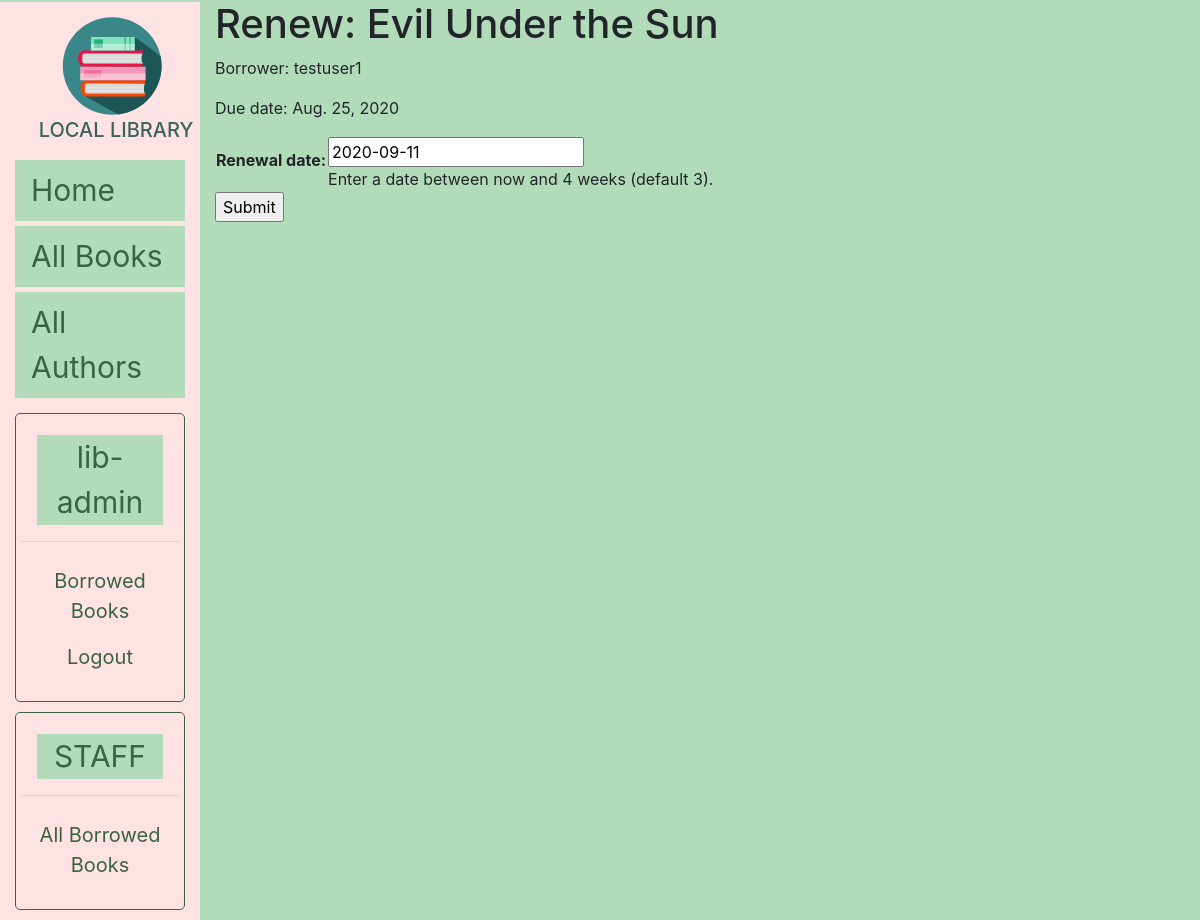
The page /catalog/book/6764326b-8aaf-45d2-ba63-4854a258d80c/renew/ (signed in) on the database its author committed.
### catalog/models.py (models this page shows, shortened)
class BookInstance(models.Model):
    id = models.UUIDField(primary_key=True, default=uuid.uuid4, help_text='Unique ID for this particular book across whole library')
    book = models.ForeignKey('Book', on_delete=models.SET_NULL, null=True)
    imprint = models.CharField(max_length = 200)
    due_back = models.DateField(null=True, blank=True)
    borrower = models.ForeignKey(User, on_delete=models.SET_NULL, null=True, blank=True)
    LOAN_STATUS = (
        ('m', 'Maintenance'),
        ('o', 'On Loan'),
        ('a', 'Available'),
        ('r', 'Reserved'),
    )
    status = models.CharField(
        max_length = 1,
        choices = LOAN_STATUS,
        blank = True,
        default = 'm',
        help_text = 'Book Availability',
    )
    class Meta:
        ordering = ['due_back']
        permissions = (("can_mark_returned", "Set book as returned"),)
    @property
    def is_overdue(self):
        if self.due_back and date.today() > self.due_back:
            return True
        return False

class Book(models.Model):
    title = models.CharField(max_length = 200)
    author = models.ForeignKey('Author', on_delete=models.SET_NULL, null=True)
    summary = models.TextField(max_length = 2000, help_text ='Enter a brief description of the book')
    isbn = models.CharField('ISBN', max_length = 13, help_text = '13 Character ISBN number')
    genre = models.ManyToManyField(Genre, help_text = 'Select a genre for this book. To select multiple genres, press Ctrl and select multiple genres.')
    language = models.ForeignKey(Language, help_text = 'Select a language for this book', on_delete=models.SET_NULL, null=True)
    def display_genre(self):
        """Create a string for the Genre. This is required to display genre in Admin."""
        return ', '.join(genre.name for genre in self.genre.all()[:3])
    display_genre.short_description = 'Genre'

### catalog/views.py (the view)
# urls.py: path('book/<uuid:pk>/renew/', views.renew_book_librarian, name='renew-book-librarian'),
@permission_required('catalog.can_mark_returned')
def renew_book_librarian(request, pk):
    book_instance = get_object_or_404(BookInstance, pk=pk)
    if request.method == 'POST':
        form = RenewBookForm(request.POST)
        if form.is_valid():
            book_instance.due_back = form.cleaned_data['renewal_date']
            book_instance.save()
            return HttpResponseRedirect(reverse('all-borrowed'))
    else:
        proposed_renewal_date = datetime.date.today() + datetime.timedelta(weeks=3)
        form = RenewBookForm(initial={'renewal_date': proposed_renewal_date})
    context = {
        'form': form,
        'book_instance': book_instance,
    }
    return render(request, 'catalog/book_renew_librarian.html', context)

### catalog/forms.py (shortened to what this page needs)
class RenewBookForm(forms.Form):
    renewal_date = forms.DateField(help_text = "Enter a date between now and 4 weeks (default 3).")

### catalog/templates/catalog/book_renew_librarian.html (shortened to what this page needs)
{% extends "base_generic.html" %}
{% block content %}
	<h1>Renew: {{ book_instance.book.title }}</h1>
	<p>Borrower: {{ book_instance.borrower }}</p>
	<p {% if book_instance.is_overdue %} class = "text-danger"{% endif %}>Due date: {{ book_instance.due_back }}</p>
	<form action="" method="post">
		<table>
			{{ form.as_table }}
		</table>
		<input type="submit" value="Submit">
	</form>
{% endblock %}

### catalog/templates/base_generic.html (shortened to what this page needs)
<!DOCTYPE html>
<html lang = "en">
	<head>
		<link rel="stylesheet" href="https://stackpath.bootstrapcdn.com/bootstrap/4.1.3/css/bootstrap.min.css">
		{% block stylesheet %}
		{% load static %}
		<link rel="stylesheet" href="{% static 'css/styles.css' %}">
		{% endblock %}
	</head>
	<body>
		<div class="container-fluid">
			<div class="row">
				<div class="col-sm-2">
					{% block sidebar %}
						<span class="navbar-brand">
							<img src="{% static 'images/books-icon.svg' %}" width="100" height="100" class="d-inline-block align-top" alt="logo">
							<h5 class="logo-name">LOCAL LIBRARY</h5>
						</span>
						<ul class="nav flex-column">
							<li class = "nav-item">
								<a class="nav-link active" href="{% url 'index' %}">Home</a>
							</li>
							<li class = "nav-item">
								<a class="nav-link active" href="{% url 'books' %}">All Books</a>
							</li>
							<li class = "nav-item">
								<a class="nav-link active" href="{% url 'authors' %}">All Authors</a>
							</li>
						</ul>
						<div style="border-style:solid;border-color:#3a6342;border-width:1px;border-radius:5px;padding:5px;margin-bottom:10px;margin-top:10px;">
							{% if user.is_authenticated %}
								<p>
									<div style="text-align:center;color:#3a6342;background-color:rgb(178,219,186);font-size:30px;width:80%;margin-left:10%;">{{ user.get_username }}</div>
									<hr>
									<a class="nav-link active" href="{% url 'my-borrowed' %}" style="font-size:20px;text-align:center;">Borrowed Books</a>
									<a class="nav-link active" href="{% url 'logout' %}?next={{ request.path }}" style="font-size:20px;text-align:center;">Logout</a>
								</p>
							{% else %}
								<a class="nav-link active" href="{% url 'login' %}?next={{request.path}}" style="font-size:20px;">Login/Sign Up</a>
							{% endif %}
						</div>
							{% if user.is_staff %}
							<div style="border-style:solid;border-color:#3a6342;border-width:1px;border-radius:5px;padding:5px;margin-bottom:10px;margin-top:10px;">
								<p>
									<div style="text-align:center;color:#3a6342;background-color:rgb(178,219,186);font-size:30px;width:80%;margin-left:10%;">STAFF</div>
									<hr>
									<a class="nav-link active" href="{% url 'all-borrowed' %}" style="font-size:20px;text-align:center;">All Borrowed Books</a>
								</p>
							</div>
							{% endif %}
					{% endblock %}
				</div>
				<div class="col-sm-10">
					{% block content %}{% endblock %}
				</div>
			</div>
		</div>
	</body>
</html>

### catalog/static/css/styles.css (style rules this page uses)
body { background-color:rgb(178,219,186); }
.col-sm-2 { background-color:#ffe3e4; margin-top:2px; }
.navbar-brand { padding-left:14%; padding-right:14%; padding-top:5%; margin-top:5px; margin-bottom:5px; }
.d-inline-block { margin-left:15%; }
.logo-name { color:#3a635c; text-align:center; padding-top:2px; }
.nav-item { font-size:30px; background-color:rgb(178,219,186); margin-bottom:5px; }
.nav-link { color:#3a6342; }

### rows shown on the page
BookInstance: book "Evil Under the Sun", borrower "testuser1", due_back "Aug. 25, 2020"

### other values the page prints
{{ user.get_username }} "lib-admin"
